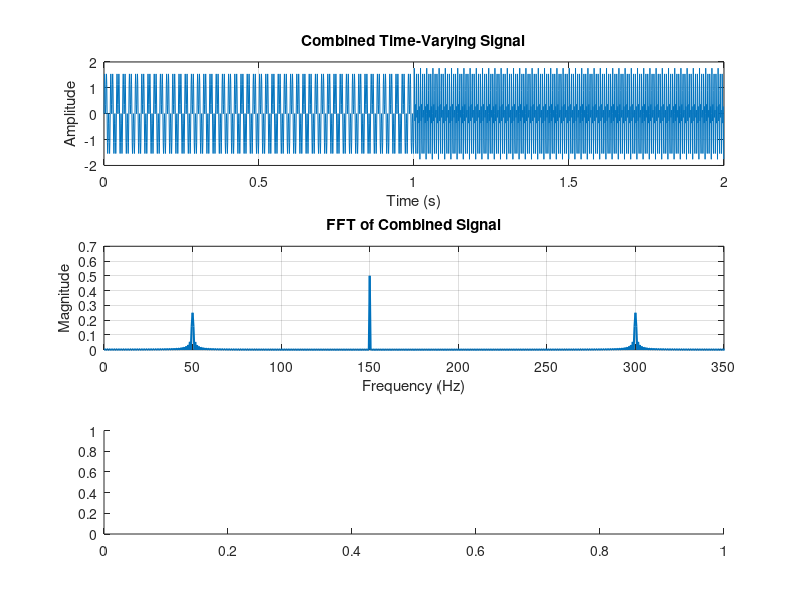

This figure's MATLAB source: (Note: this script raises an error after producing the figure.)
clc;
clear;
close all;

% ------------------------------------------------
% Sampling Parameters
% ------------------------------------------------
fs = 1000;
t = 0:1/fs:2-1/fs;

% ------------------------------------------------
% Signal 1
% First Half:
% 50 Hz + 150 Hz
% ------------------------------------------------
x1 = zeros(size(t));

idx1 = t < 1;

x1(idx1) = sin(2*pi*50*t(idx1)) + ...
           sin(2*pi*150*t(idx1));

% ------------------------------------------------
% Signal 2
% Second Half:
% 150 Hz + 300 Hz
% ------------------------------------------------
x2 = zeros(size(t));

idx2 = t >= 1;

x2(idx2) = sin(2*pi*150*t(idx2)) + ...
           sin(2*pi*300*t(idx2));

% ------------------------------------------------
% Combined Time-Varying Signal
% ------------------------------------------------
x = x1 + x2;

% ------------------------------------------------
% Plot Combined Signal
% ------------------------------------------------
figure;

subplot(3,1,1)

plot(t,x)

xlabel('Time (s)')
ylabel('Amplitude')

title('Combined Time-Varying Signal')

grid on

% ------------------------------------------------
% FFT
% ------------------------------------------------
N = length(x);

X = fft(x);

f = (0:N-1)*(fs/N);

mag = abs(X)/N;

subplot(3,1,2)

plot(f(1:N/2),mag(1:N/2),...
    'LineWidth',1.5)

xlabel('Frequency (Hz)')
ylabel('Magnitude')

title('FFT of Combined Signal')

xlim([0 350])

grid on

% ------------------------------------------------
% Continuous Wavelet Transform
% ------------------------------------------------
subplot(3,1,3)

cwt(x,...
    'amor',...
    fs,...
    'VoicesPerOctave',48,...
    'FrequencyLimits',[20 350])

title('CWT Showing Frequency Variation with Time')

xlabel('Time (s)')
ylabel('Frequency (Hz)')

ylim([20 350])

shading interp

colormap jet
colorbar
